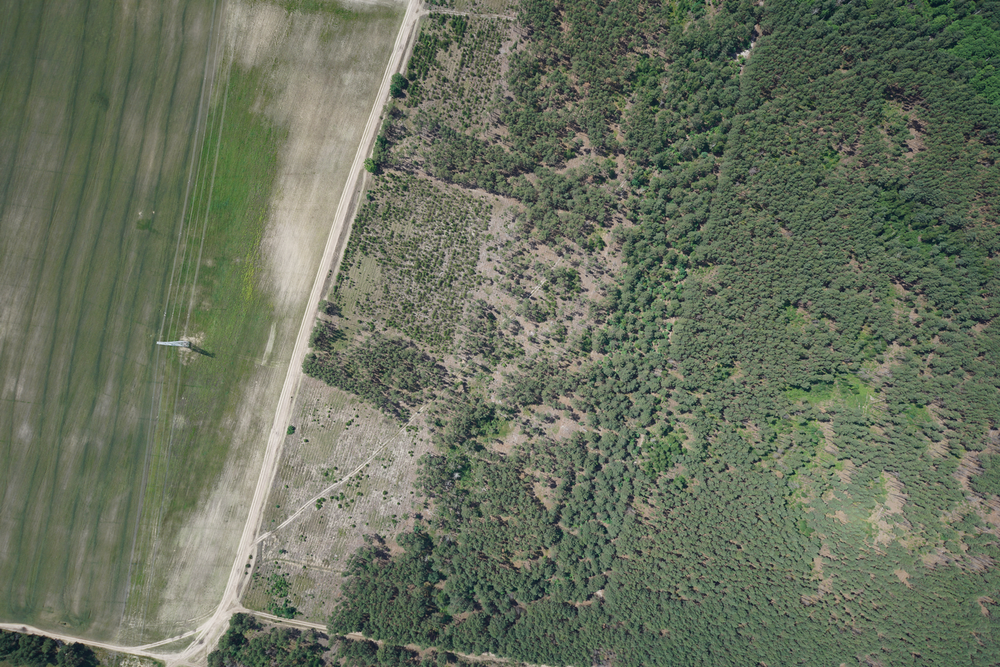
#> input picture static/line_foto.png, 1000 x 667 px, shrunk from 1432 x 955 before the run
$ python line_detect2.py
#> lines starting #> are read from the running program, lines starting #| are printed output that depends on the picture; after the words box and inside, x2 and y2 are one past the last pixel; in counts of white or black regions, pixels touching at a corner belong together
import cv2
import numpy as np
import matplotlib
from matplotlib.pyplot import imshow
from matplotlib import pyplot as plt

filein = 'static/line_foto.png'
# white color mask
img = cv2.imread(filein)
#> img is the input picture: shape (667, 1000, 3); mean B, G, R 94.1, 112.7, 104.7
# converted = convert_hls(img)
image = cv2.cvtColor(img, cv2.COLOR_BGR2HLS)
#> image: shape (667, 1000, 3); mean of channels 0, 1, 2 45.7, 103.8, 30.4
lower = np.uint8([0, 200, 0])
upper = np.uint8([255, 255, 255])
white_mask = cv2.inRange(image, lower, upper)
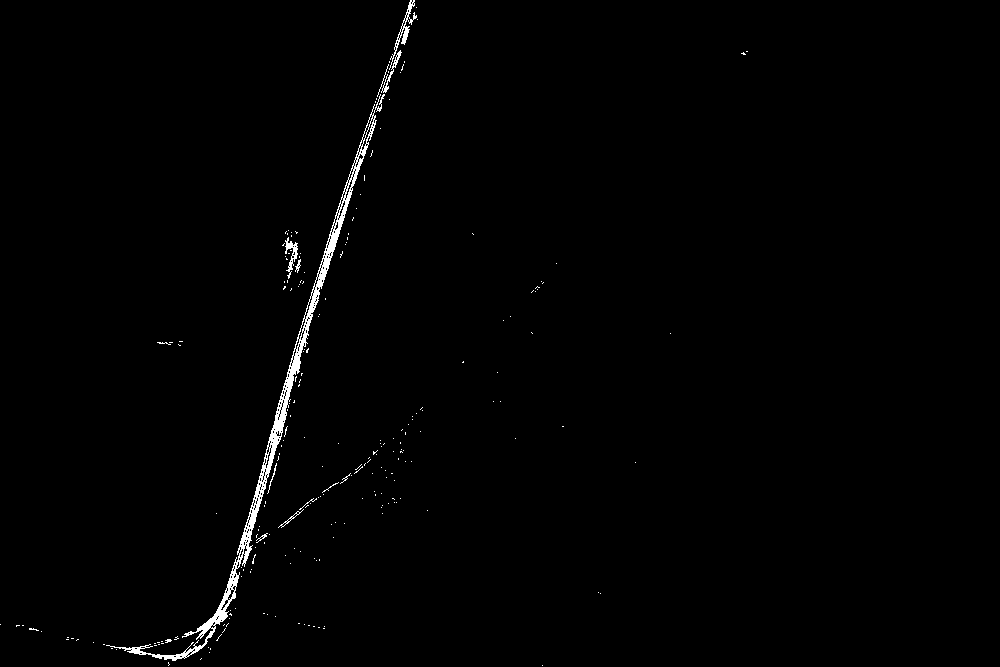
#> white_mask: shape (667, 1000); 0.91% white; 229 white regions (217 under 20 px), largest, box (x1, y1, x2, y2) and area: (106, 94, 385, 661) 4605, (389, 0, 417, 70) 300, (285, 237, 298, 279) 196
# yellow color mask
lower = np.uint8([10, 0, 100])
upper = np.uint8([40, 255, 255])
yellow_mask = cv2.inRange(image, lower, upper)
#> yellow_mask: shape (667, 1000); every value is 0
# combine the mask
mask = cv2.bitwise_or(white_mask, yellow_mask)
result = img.copy()
cv2.imshow("mask", mask)
cv2.imwrite('out/road_mask.jpg',mask)
# cv2.waitKey(0)
height, width = mask.shape
#> height = 667; width = 1000
skel = np.zeros([height, width], dtype=np.uint8)  # [height,width,3]
kernel = cv2.getStructuringElement(cv2.MORPH_CROSS, (3, 3))
temp_nonzero = np.count_nonzero(mask)
#> temp_nonzero = 6038
while (np.count_nonzero(mask) != 0):
    eroded = cv2.erode(mask, kernel)
    temp = cv2.dilate(eroded, kernel)
    temp = cv2.subtract(mask, temp)
    skel = cv2.bitwise_or(skel, temp)
    mask = eroded.copy()
#> this loop made 6 passes
#> pass 1, `eroded = cv2.erode(mask, kernel)`:
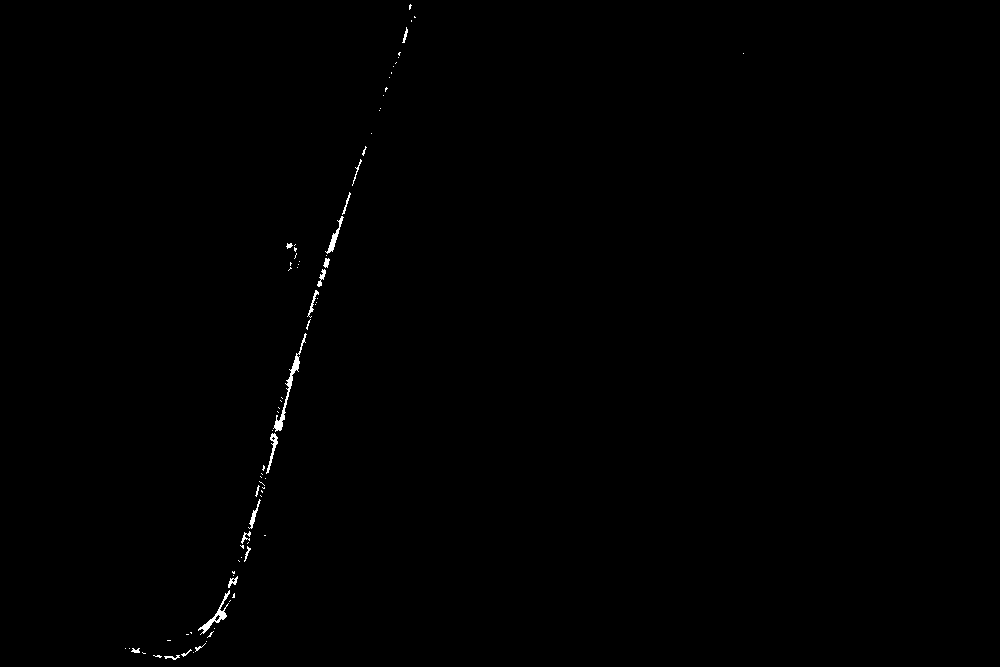
#> eroded: shape (667, 1000); 0.28% white; 82 white regions (62 under 20 px), largest, box (x1, y1, x2, y2) and area: (273, 333, 307, 432) 389, (198, 590, 230, 635) 252, (325, 216, 344, 254) 156
#> pass 1, `temp = cv2.dilate(eroded, kernel)`:
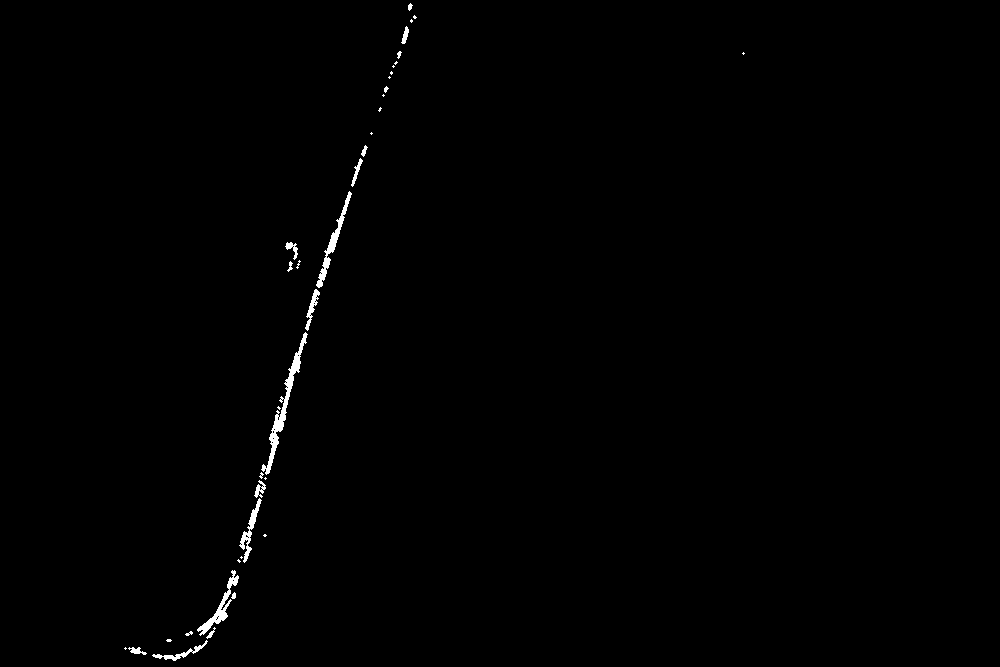
#> temp: shape (667, 1000); 0.53% white; 38 white regions (19 under 20 px), largest, box (x1, y1, x2, y2) and area: (261, 332, 308, 475) 910, (316, 191, 352, 288) 527, (197, 570, 239, 636) 516
#> pass 1, `temp = cv2.subtract(mask, temp)`:
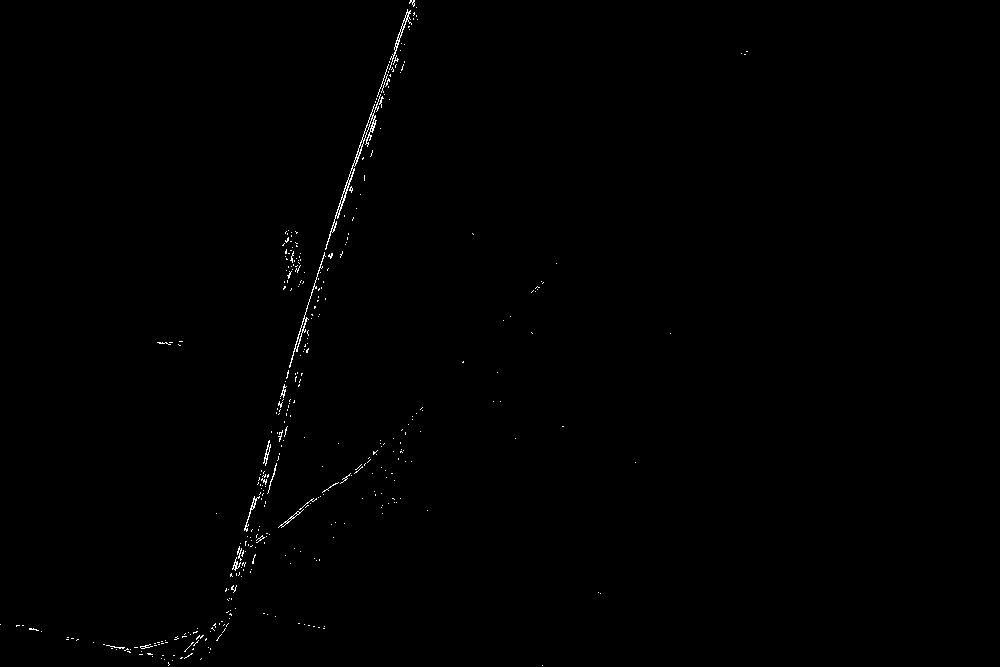
#> temp: shape (667, 1000); 0.38% white in thin lines or dots, all inside (x1, y1, x2, y2) = (0, 0, 748, 666)
#> after the loop:
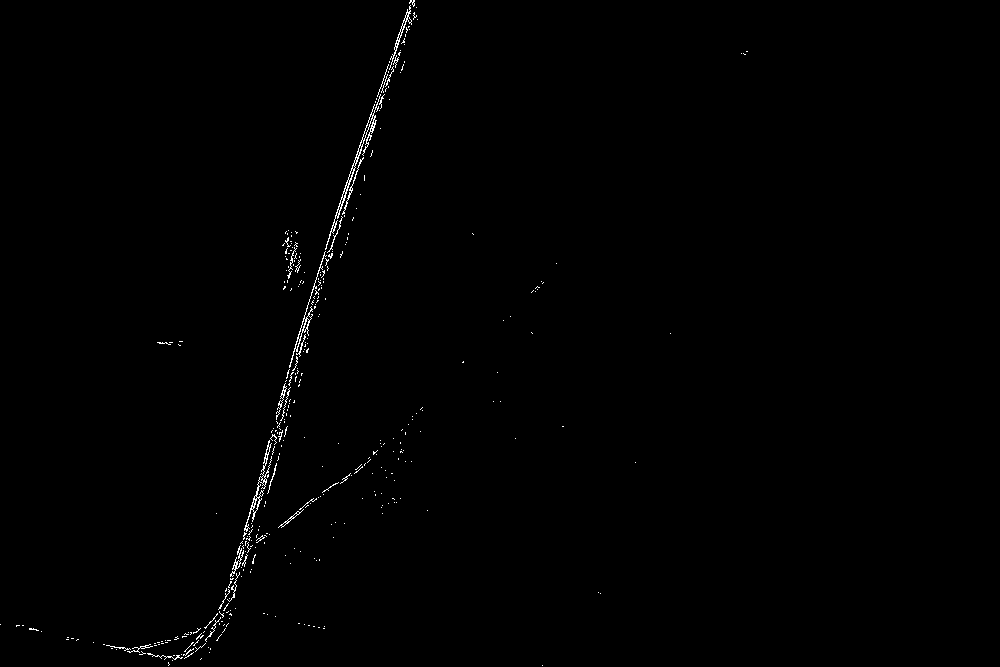
#> skel: shape (667, 1000); 0.52% white in thin lines or dots, all inside (x1, y1, x2, y2) = (0, 0, 748, 666)

edges = cv2.Canny(skel, 50, 150)
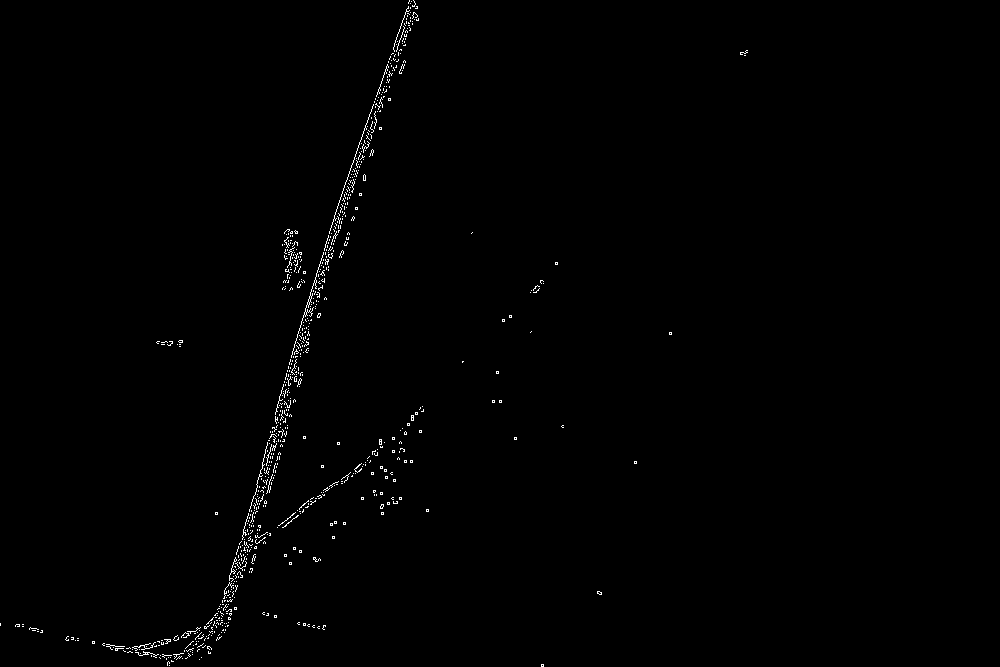
#> edges: shape (667, 1000); 0.61% white in thin lines or dots, all inside (x1, y1, x2, y2) = (0, 0, 748, 667)
cv2.imshow("edges", edges)
lines = cv2.HoughLinesP(edges, 1, np.pi / 180, 30, minLineLength=40, maxLineGap=150)
#> lines = 36 rows, first 6: [208, 653, 335, 212], [218, 635, 365, 125], [225, 626, 386, 66], [218, 639, 368, 117], [216, 639, 355, 154], [219, 638, 373, 104]
i = 0
for x1, y1, x2, y2 in lines[0]:
    i += 1
    cv2.line(result, (x1, y1), (x2, y2), (255, 0, 0), 1)
#> this loop made 1 pass
#> (x1, y1, x2, y2, i) on pass 1: (208, 653, 335, 212, 1)
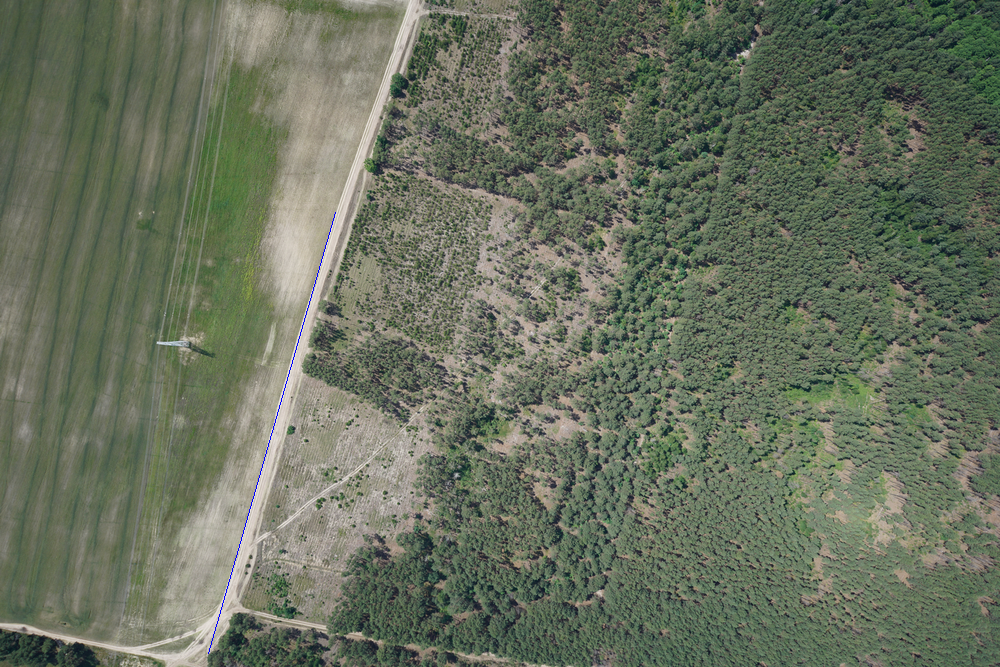
#> result: shape (667, 1000, 3); 0.07% of pixels changed, all inside (x1, y1, x2, y2) = (208, 212, 336, 654)
#> after the loop, i = 1
print(i)
#| 1

cv2.imshow("result", result)
cv2.imwrite('out/road_edges.jpg', edges)
cv2.imwrite('out/road_result.jpg', result)
print('Please check folder for result image')
cv2.waitKey(0)
